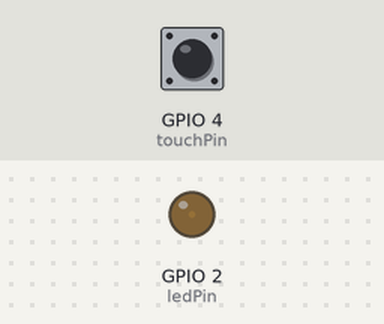
Bench run of a sketch on a simulated ESP32. On the bench: output pins drawn as LEDs (lit = HIGH). Inputs (shaded band) come from the test bench; at power-on: GPIO 4 (touchPin) HIGH. What the sketch prints to the serial monitor is not drawn.

Above: at 0.05 s.
At 1.4 s:
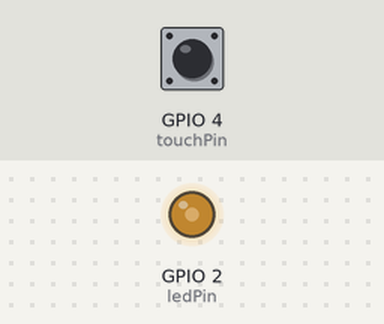
At 2.75 s:
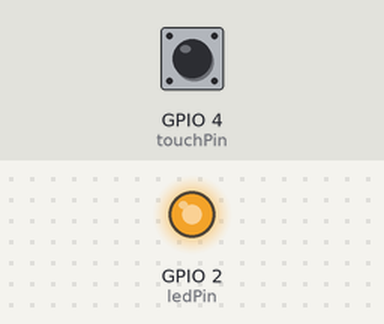
At 5.5 s:
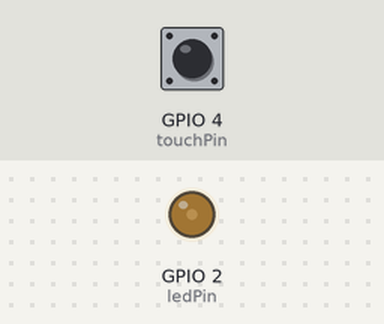
Timing chart, 0 to 8.0 s (numbered marks = the images above):
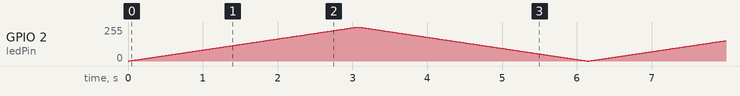

The sketch:

ex05.ino
```cpp
// 作业5：多档位触摸调速呼吸灯（终极兼容版，无需任何PWM配置）
const int touchPin = 4;    // 触摸引脚T0 = GPIO4
const int ledPin = 2;       // LED引脚

int speedLevel = 1;         // 1=慢 2=中 3=快
bool lastTouchState = false;
unsigned long lastDebounceTime = 0;
const unsigned long DEBOUNCE_DELAY = 200;  // 防抖时间
const int DELAY_TIMES[] = {12, 6, 3};      // 三档延时（数值越小呼吸越快）

void setup() {
  pinMode(ledPin, OUTPUT);
  Serial.begin(115200);
  Serial.println("作业5：多档位触摸呼吸灯启动");
  Serial.println("当前档位：1（慢速）");
}

void loop() {
  // 触摸检测与档位切换（边缘检测+软件防抖）
  bool currentTouch = touchRead(touchPin) < 800;
  unsigned long currentTime = millis();

  if (currentTouch != lastTouchState &&
      currentTime - lastDebounceTime > DEBOUNCE_DELAY) {
    lastDebounceTime = currentTime;

    // 仅在触摸按下瞬间切换档位
    if (currentTouch == true) {
      speedLevel++;
      if (speedLevel > 3) speedLevel = 1;  // 循环切换
      Serial.print("切换到档位：");
      Serial.println(speedLevel);
    }
  }
  lastTouchState = currentTouch;

  // 呼吸灯核心逻辑（纯analogWrite实现）
  int currentDelay = DELAY_TIMES[speedLevel - 1];

  // 渐亮过程
  for (int brightness = 0; brightness <= 255; brightness++) {
    analogWrite(ledPin, brightness);
    delay(currentDelay);
  }
  // 渐暗过程
  for (int brightness = 255; brightness >= 0; brightness--) {
    analogWrite(ledPin, brightness);
    delay(currentDelay);
  }
}
```
